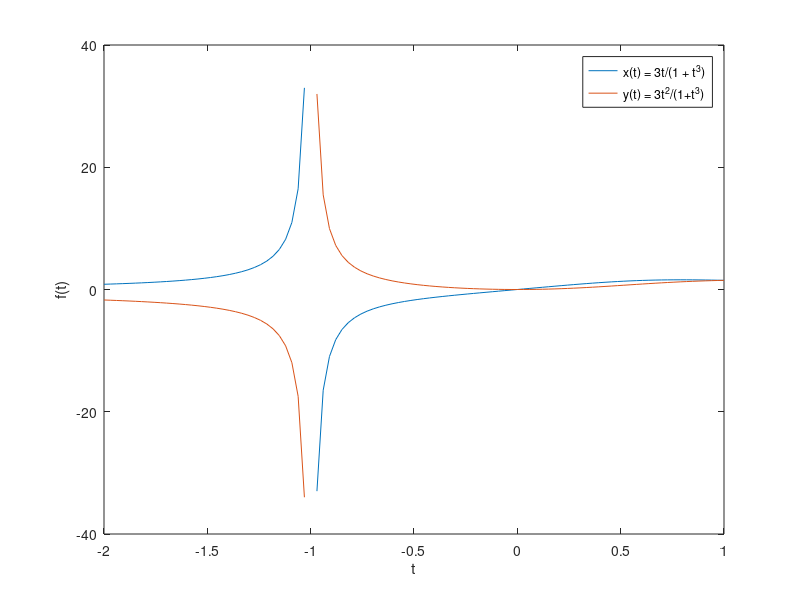

Recreate this plot in MATLAB.
t = linspace(-2,1);
x = (3*t) ./ (1 + t.^3);
y = (3*t.^2) ./ (1 + t.^3);
plot(t,x)
hold on
plot(t,y)
legend('x(t) = 3t/(1 + t^3)','y(t) = 3t^2/(1+t^3)');
xlabel('t');
ylabel('f(t)');
hold off
saveas(gcf,'A3Q8','png'); %Autosave the figure
